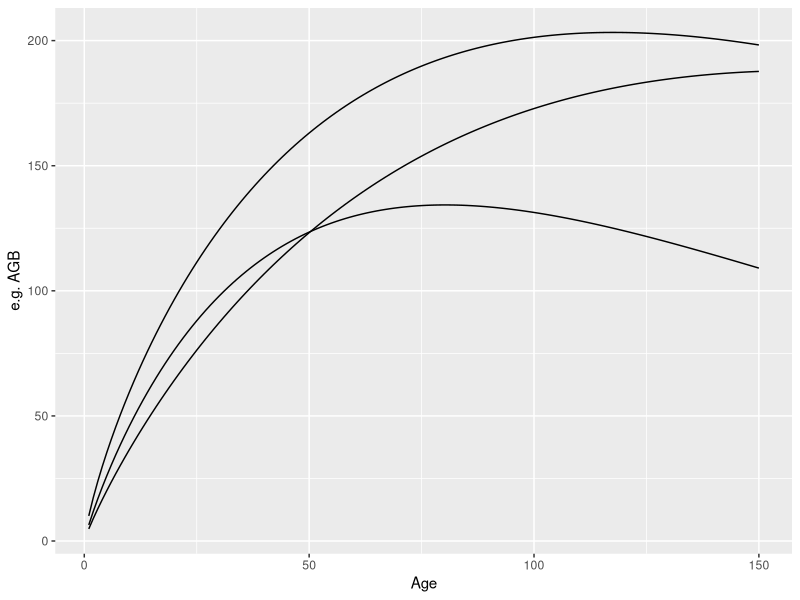
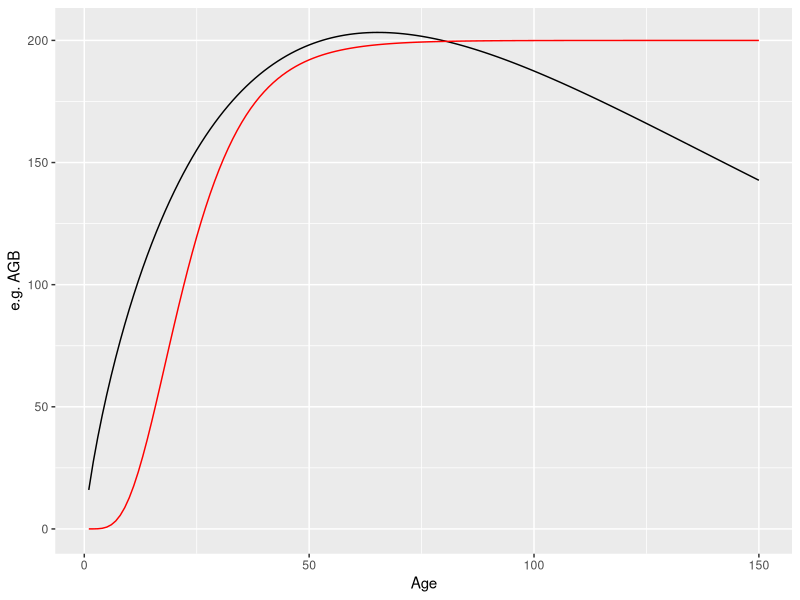

Here is the R script that generated these plots, in order:
## ---- chunk 1
#| echo: false
#| eval: true
#| include: false

library(tidyverse)
library(ggplot2)


set.seed(1)

knitr::opts_chunk$set(dev = "ragg_png")



# source("../../7_RS_AGB/code/0000_setup.R")
# source("../../7_RS_AGB/code/9999_functions_modeling.R")


## ---- chunk 2

CRdeclining <- function(age, b1, b2, b3) { 
  b1 * exp(-b2 * age) * (1 - exp(-b2 * age))^b3
  # Fortin, M., & Lavoie, J.-F. (2022). Reconciling individual-based forest growth models with landscape-level studies through a meta-modelling approach. Canadian Journal of Forest Research. https://doi.org/10.1139/cjfr-2022-0002
}

CR <- function(age, b1, b2, b3) { #Chapman-Richards
  b1 * (1 - exp(-b2 * age))^b3
}



ggplot(data=NULL) + 
  geom_line(data=NULL, aes(x=1:150, y=CRdeclining(1:150, 700, 0.005 , 0.8)))+
  geom_line(data=NULL, aes(x=1:150, y=CRdeclining(1:150, 700, 0.004 , 0.9)))+
  geom_line(data=NULL, aes(x=1:150, y=CRdeclining(1:150, 500, 0.008 , 0.9)))+
  labs(x="Age", y="e.g. AGB")

## ---- chunk 3

ggplot(data=NULL) + 
  geom_line(data=NULL, aes(x=1:150, y=CRdeclining(1:150, 700, 0.009 , 0.8)))+
  geom_line(data=NULL, aes(x=1:150, y=CR(1:150, 200, 0.1 , 6)), color="red")+
  labs(x="Age", y="e.g. AGB")

